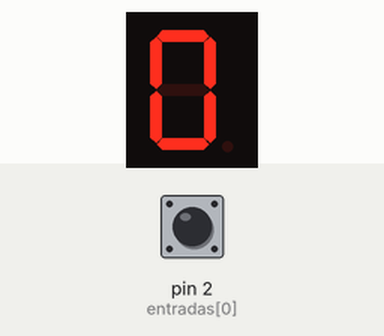
Bench run of a sketch on a simulated Arduino Uno, built with avr-gcc and run on an emulated ATmega328P. Shown: 1-digit seven-segment display. Wiring (inferred from the names in the program): 1-digit 7-segment display, segments lit when HIGH: segments pin 7, pin 8, pin 9, pin 10, pin 11, pin 12, pin 13, pin 6. The test bench sets the inputs (shaded band); at power-on: pin 2 (entradas[0]) HIGH. The segment pins are drawn as the display they are named for.

Above: at 1.2 s.
1.3 s: pin 2 (entradas[0]) pulled LOW for 0.15 s
At 2.6 s:
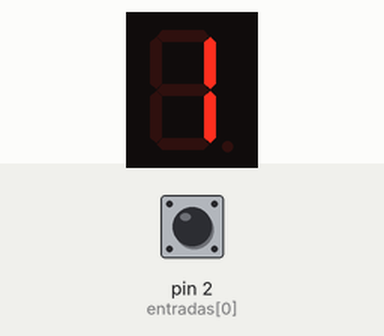
3.1 s: pin 2 (entradas[0]) pulled LOW for 1 s
At 4.5 s:
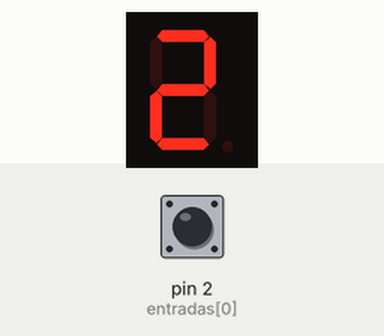
5.6 s: pin 2 (entradas[0]) pulled LOW for 0.15 s
At 7.1 s:
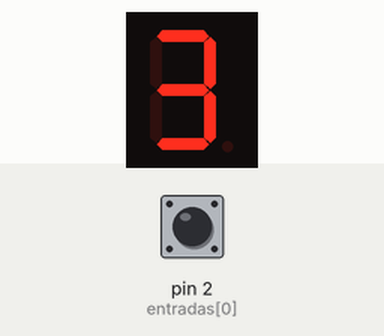
7.4 s: pin 2 (entradas[0]) pulled LOW for 1 s
At 9.0 s:
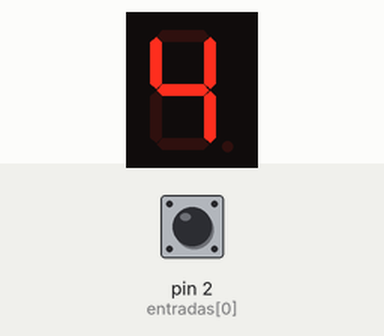
Timing chart, 0 to 10.5 s (numbered marks = the images above; inputs shaded):
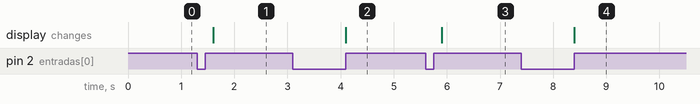

The sketch:

Reto6contador7seg.ino
```cpp
const byte numeral[10] = {
  B11111100, //0
  B01100000, //1
  B11011010, //2
  B11110010, //3
  B01100110, //4
  B10110110, //5
  B00111110, //6
  B11100000, //7
  B11111110, //8
  B11100110,  //9
};
//Definicion de pines en el Arudino Uno para los segmentos
//                dp, G, F, E, D, C, B, A
int  contador = 0  ;
const int segmentPins[8] = {6, 13, 12, 11, 10, 9, 8, 7};
int entradas[] = {2, 3, 4, 5};

void setup() {
  for (int i = 0; i < 8; i++)
  {
    pinMode(segmentPins[i], OUTPUT);  //declararlos como salidas
  }
  for (int index = 0; index < 4; index++) {
    pinMode(entradas[index], INPUT); //entrada
    digitalWrite(entradas[index], HIGH);
  }

}

void loop() {
  //contador de los diez numeros del 0 al 9

  if (!digitalRead(2)) {
    delay(300);

    while (!digitalRead(2)) {

    }
    if (contador == 9) {
      contador = 0;
       showDigit(contador);
    } else {
      contador++;
      showDigit(contador);

    }

  }
   showDigit(contador);
}

void showDigit(int number)
{
  boolean BitSetNum;
  for (int segment = 0; segment < 8; segment++) //
  {
    if (number < 0 || number > 9)
    {
      BitSetNum = 0;
    } else {

      BitSetNum = bitRead(numeral[number], segment);
    }
    BitSetNum = BitSetNum;
    digitalWrite(segmentPins[segment], BitSetNum);
  }
}

int Numero(int a, int b, int c, int d) {

  int uno = 0;
  int dos = 0;
  int tres = 0;
  int cuatro = 0;
  int suma;

  if (a == HIGH) {
    uno = 1;
  } else {
    uno = 0;
  }
  if (b == HIGH) {
    dos = 2;
  } else {
    dos = 0;
  }
  if (c == HIGH) {
    tres = 4;
  } else {
    tres = 0;
  }
  if (d == HIGH) {
    cuatro = 8;
  } else {
    cuatro = 0;
  }
  suma = uno + dos + tres + cuatro;
  return suma;
}
```

Measured:
- after the input at 1.3 s, the display: changes after 0.30 s (image 1)
- after the input at 3.1 s, the display: changes after 1.0 s (image 2)
- after the input at 5.6 s, the display: changes after 0.30 s (image 3)
- after the input at 7.4 s, the display: changes after 1.0 s (image 4)
